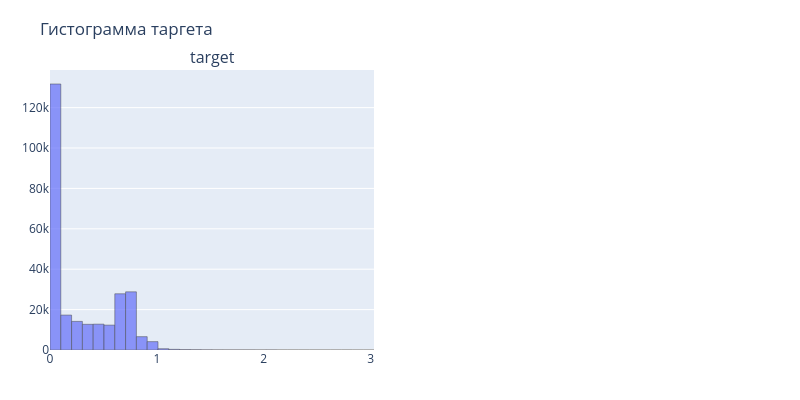

The notebook cell this image was saved under:
### Code cell
fig_hist = target_histogram(sample, [TARGET], log_scale=True, figsize=(10, 5), show=True)

### Figure 1 — Plotly figure (JSON) as saved in the notebook; plotly's stock layout.template omitted (floating-point values rounded to 4 significant figures)
{"data": [{"hovertemplate": "значение: %{x:.4g}<br>число: %{y}<extra></extra>", "marker": {"line": {"color": "black", "width": 0.5}}, "name": "target", "opacity": 0.7, "showlegend": false, "type": "bar", "width": [0.101, 0.101, 0.101, 0.101, 0.101, 0.101, 0.101, 0.101, 0.101, 0.101, 0.101, 0.101, 0.101, 0.101, 0.101, 0.101, 0.101, 0.101, 0.101, 0.101, 0.101, 0.101, 0.101, 0.101, 0.101, 0.101, 0.101, 0.101, 0.101, 0.101], "x": [0.05051, 0.1515, 0.2526, 0.3536, 0.4546, 0.5556, 0.6567, 0.7577, 0.8587, 0.9598, 1.061, 1.162, 1.263, 1.364, 1.465, 1.566, 1.667, 1.768, 1.869, 1.97, 2.071, 2.172, 2.273, 2.374, 2.475, 2.576, 2.677, 2.778, 2.879, 2.98], "xaxis": "x", "y": [131702, 17284, 14166, 12725, 12801, 12324, 27838, 28807, 6606, 4142, 636, 334, 188, 140, 83, 55, 45, 45, 44, 28, 40, 14, 16, 16, 10, 4, 5, 11, 0, 1], "yaxis": "y"}], "layout": {"annotations": [{"font": {"size": 16}, "showarrow": false, "text": "target", "x": 0.225, "xanchor": "center", "xref": "paper", "y": 1, "yanchor": "bottom", "yref": "paper"}], "autosize": false, "bargap": 0, "height": 400, "margin": {"b": 50, "l": 50, "r": 30, "t": 70}, "title": {"text": "Гистограмма таргета"}, "width": 800, "xaxis": {"anchor": "y", "domain": [0, 0.45]}, "xaxis2": {"anchor": "y2", "domain": [0.55, 1]}, "yaxis": {"anchor": "x", "domain": [0, 1]}, "yaxis2": {"anchor": "x2", "domain": [0, 1]}}}
